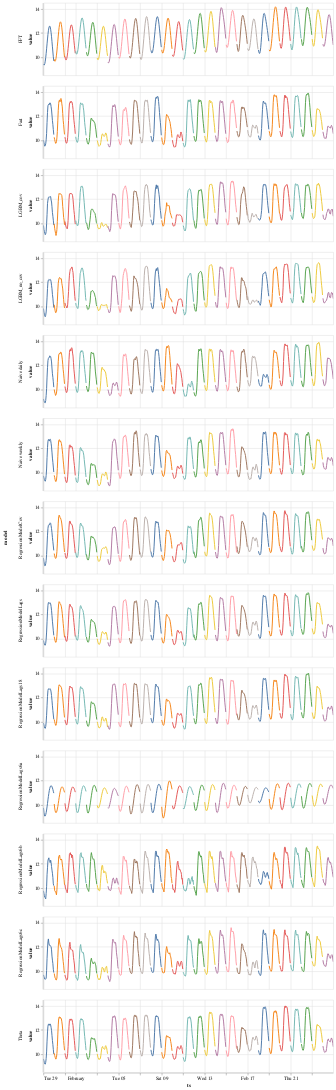

This figure's notebook cell:
### Code cell
alt.data_transformers.disable_max_rows()

alt.Chart(optimization_df.reset_index()).mark_line().encode(
    x='ts:T',
    y=alt.Y('value:Q',scale=alt.Scale(zero=False)),
    color=alt.Color('prediction_date:N', legend=None),
    row='model:N'
).properties(width=600, height=150).interactive()

### Figure 1 — Vega-Lite specification as saved in the notebook (floating-point values rounded to 4 significant figures; data arrays with more than 128 entries replaced by an {"elided": "..."} marker saying what was removed)
{"config": {"view": {"continuousWidth": 400, "continuousHeight": 300}}, "data": {"name": "data-faf74feb73231eb0939f67d91e84547f"}, "mark": "line", "encoding": {"color": {"type": "nominal", "field": "prediction_date", "legend": null}, "row": {"type": "nominal", "field": "model"}, "x": {"type": "temporal", "field": "ts"}, "y": {"type": "quantitative", "field": "value", "scale": {"zero": false}}}, "height": 150, "selection": {"selector002": {"type": "interval", "bind": "scales", "encodings": ["x", "y"]}}, "width": 600, "$schema": "https://vega.github.io/schema/vega-lite/v4.8.1.json", "datasets": {"data-faf74feb73231eb0939f67d91e84547f": {"elided": "8424 records"}}}
